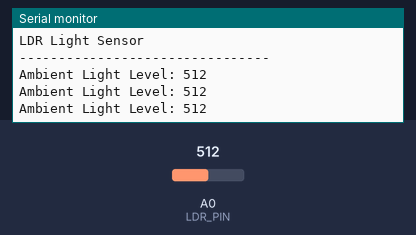
Recording of a sketch running on a simulated Arduino Uno, built with avr-gcc and run on an emulated ATmega328P. Shown: the last lines printed to the serial monitor. The test bench sets the inputs (shaded band); at power-on: A0 (LDR_PIN) = 512.

Above: at 1.3 s.
1.4 s: A0 (LDR_PIN) set to 716
At 1.9 s:
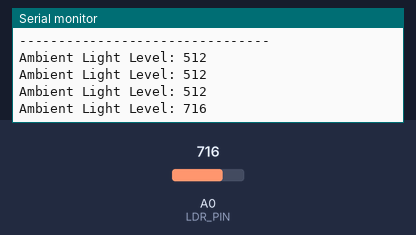
2.9 s: A0 (LDR_PIN) set to 900
At 3.4 s:
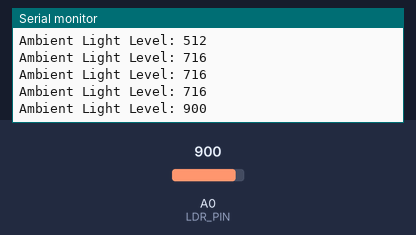
Timing chart, 0 to 5.9 s (numbered marks = the images above; inputs shaded):
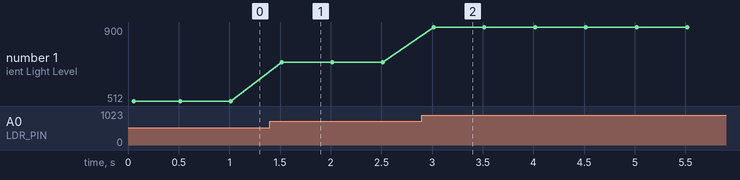

Measured:
- after the input at 1.4 s, the serial monitor: prints a new line after 0.11 s (image 1)
- after the input at 2.9 s, the serial monitor: prints a new line after 0.12 s (image 2)
- plotted number 1: 512 → 716 after the input at 1.4 s, 716 → 900 after the input at 2.9 s

The sketch:

Light_Sensor.ino
```cpp
// Define the analog pin connected to the LDR sensor module's output
#define LDR_PIN A0

void setup() {
  // Initialize Serial Communication at 9600 bits per second (baud rate)
  // This is for sending data from the NodeMCU to your computer's Serial Monitor
  Serial.begin(9600);

  Serial.println("LDR Light Sensor");
  Serial.println("--------------------------------");
}

void loop() {
  // Read the analog voltage value from the LDR pin (A0)
  // The value will be between 0 (0V) and 1023 (3.3V)
  int ldrValue = analogRead(LDR_PIN);

  // Print the value to the Serial Monitor
  Serial.print("Ambient Light Level: ");
  Serial.println(ldrValue);

  // Wait for half a second before taking the next reading
  delay(500);
}
```
